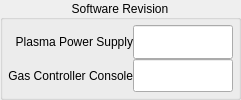
          <widget class="QGroupBox" name="groupBox_4">
           <property name="title">
            <string>Software Revision</string>
           </property>
           <property name="alignment">
            <set>Qt::AlignCenter</set>
           </property>
           <layout class="QVBoxLayout" name="verticalLayout_2">
            <property name="spacing">
             <number>0</number>
            </property>
            <property name="leftMargin">
             <number>5</number>
            </property>
            <property name="topMargin">
             <number>5</number>
            </property>
            <property name="rightMargin">
             <number>5</number>
            </property>
            <property name="bottomMargin">
             <number>5</number>
            </property>
            <item>
             <layout class="QGridLayout" name="gridLayout_6">
              <item row="0" column="0">
               <widget class="QLabel" name="label_53">
                <property name="text">
                 <string>Plasma Power Supply</string>
                </property>
                <property name="alignment">
                 <set>Qt::AlignRight|Qt::AlignTrailing|Qt::AlignVCenter</set>
                </property>
               </widget>
              </item>
              <item row="0" column="1">
               <widget class="QLineEdit" name="pps_software_version_">
                <property name="maximumSize">
                 <size>
                  <width>100</width>
                  <height>50</height>
                 </size>
                </property>
                <property name="readOnly">
                 <bool>true</bool>
                </property>
               </widget>
              </item>
              <item row="1" column="0">
               <widget class="QLabel" name="label_54">
                <property name="text">
                 <string>Gas Controller Console</string>
                </property>
                <property name="alignment">
                 <set>Qt::AlignRight|Qt::AlignTrailing|Qt::AlignVCenter</set>
                </property>
               </widget>
              </item>
              <item row="1" column="1">
               <widget class="QLineEdit" name="gc_software_version_">
                <property name="maximumSize">
                 <size>
                  <width>100</width>
                  <height>50</height>
                 </size>
                </property>
                <property name="readOnly">
                 <bool>true</bool>
                </property>
               </widget>
              </item>
             </layout>
            </item>
           </layout>
          </widget>
